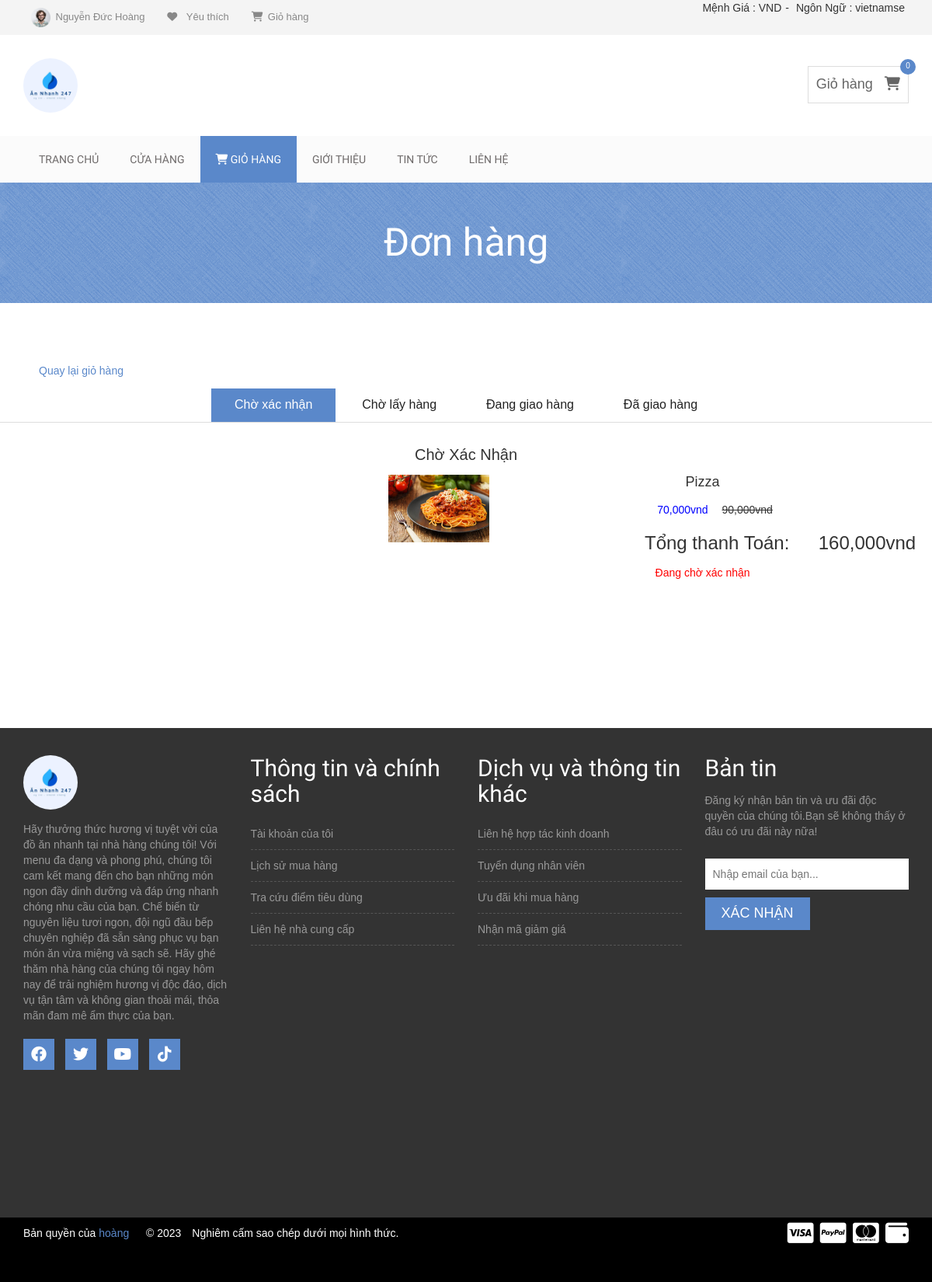
The app's page /client/index.php?controller=donhang&id=2 (signed in), older data.
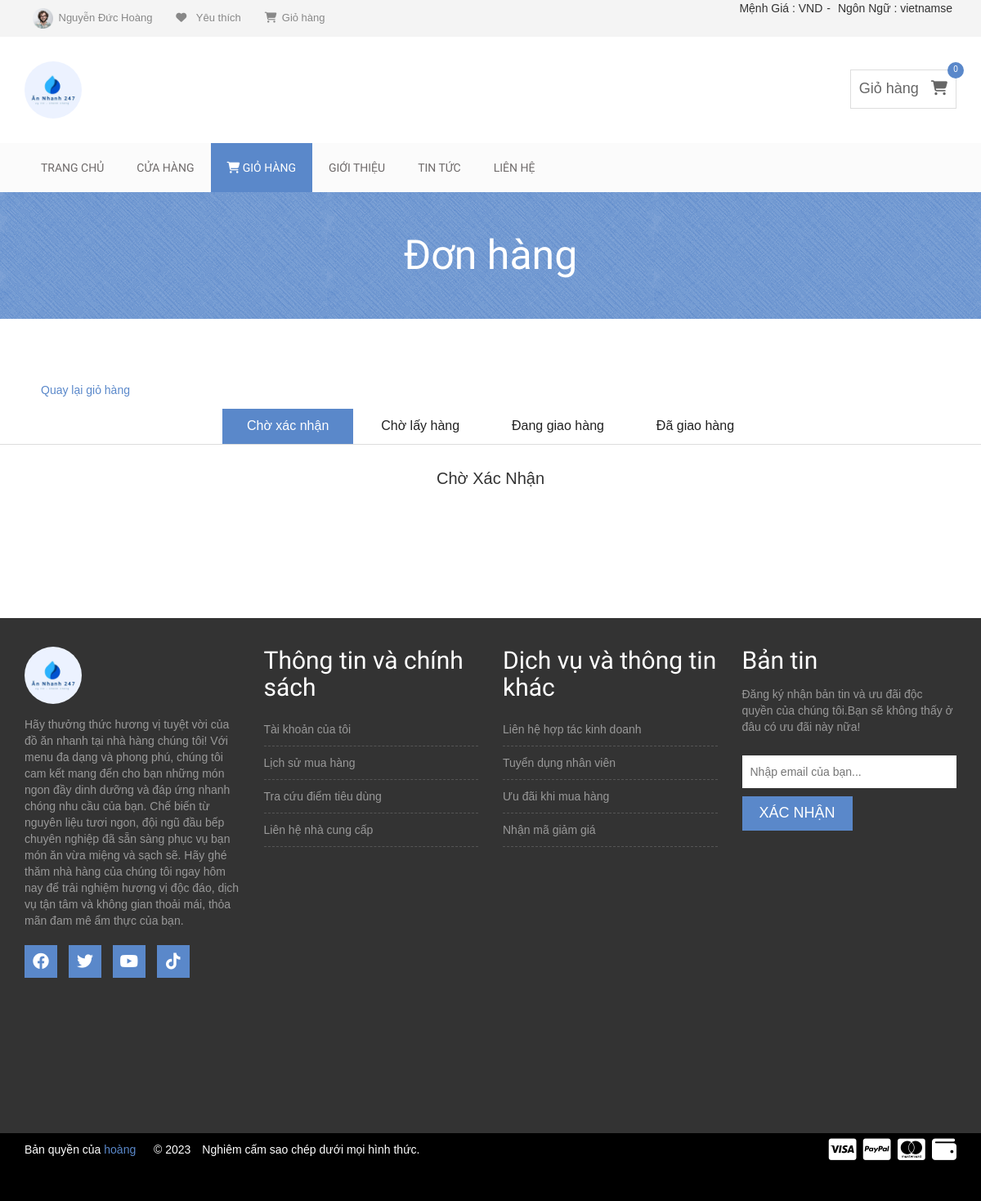
The same page, newer data.
### tables this page shows
CREATE TABLE `donhang` (
  `id` int(11) NOT NULL,
  `khachhang_id` int(11) DEFAULT NULL,
  `chitietdonhang_id` int(11) NOT NULL,
  `hovaten` varchar(50) NOT NULL,
  `sodienthoai` varchar(11) DEFAULT NULL,
  `email` varchar(50) NOT NULL,
  `tinh_thanh` varchar(50) NOT NULL,
  `diachichitiet` varchar(500) NOT NULL,
  `tongtien` decimal(15,2) DEFAULT NULL,
  `trangthai` int(1) DEFAULT NULL
);

CREATE TABLE `sanpham` (
  `id` int(11) NOT NULL,
  `nhacungcap_id` int(11) DEFAULT NULL,
  `danhmuc_id` int(11) DEFAULT NULL,
  `tensanpham` varchar(50) DEFAULT NULL,
  `anhsanpham` varchar(50) DEFAULT NULL,
  `giamoi` decimal(15,2) DEFAULT NULL,
  `giacu` decimal(15,2) DEFAULT NULL,
  `soluong` int(11) DEFAULT NULL,
  `mota` varchar(500) DEFAULT NULL,
  `ngaythemsanpham` timestamp NOT NULL DEFAULT current_timestamp()
);

### client/controller/C_donhang.php (called while the page is built)
<?php
$id=$_GET['id'];
$donhang = $db->get('donhang',array('khachhang_id'=>$id));
$sanpham = $db->get('sanpham',array());
require './view/V_donhang.php';

### client/index.php (called while the page is built, shortened)
<?php
include 'model/m_database.php';
$db = new database();
if (isset($_GET['controller'])) {
    $controller = $_GET['controller'];
} else {
    $controller = 'trangchu';
}
 include 'controller/C_' . $controller . '.php';

### client/model/m_database.php (called while the page is built, shortened)
<?php
class database
{
    protected $conn = null;
    protected $host = 'localhost';
    protected $user = 'root';
    protected $pass = '';
    protected $dbname = 'do_an_nhanh';
    public function __construct()
    {
        $this->conn = new mysqli($this->host, $this->user, $this->pass, $this->dbname);
    }
    public function get($table, $condittion = array())
    {
        $sql = "SELECT * FROM $table";
        if (!empty($condittion)) {
            $sql .= " WHERE";
            foreach ($condittion as $key => $value) {
                $sql .= " $key = '$value' AND";
            }
            $sql = trim($sql, "AND");
        }
        $query = mysqli_query($this->conn, $sql);
        $ketqua = array();
        if ($query) {
            while ($row = mysqli_fetch_assoc($query)) {
                $ketqua[] = $row;
            }
        }
        return $ketqua;
    }
}

### client/view/V_donhang.php (the view, shortened to what the rows shown need)
<!DOCTYPE html>
<html lang="vi">
<head>
    <link rel="stylesheet" href="css/bootstrap.min.css">
    <link rel="stylesheet" href="css/font-awesome.min.css">
    <link rel="stylesheet" href="https://cdnjs.cloudflare.com/ajax/libs/font-awesome/6.3.0/css/all.min.css">
    <link rel="stylesheet" href="css/owl.carousel.css">
    <link rel="stylesheet" href="css/style.css">
    <link rel="stylesheet" href="css/responsive.css">
</head>
<body>
    <div class="site-branding-area">
        <div class="container">
            <div class="row">
                <div class="col-sm-6">
                    <div class="logo">
                        <h1><a href="#"><img style="width: 70px; border-radius: 50%;" src="img/logo_annhanh.jpg"></a></h1>
                    </div>
                </div>
            </div>
        </div>
    </div>
    <div class="product-big-title-area">
        <div class="container">
            <div class="row">
                <div class="col-md-12">
                    <div class="product-bit-title text-center">
                        <h2>Đơn hàng</h2>
                    </div>
                </div>
            </div>
        </div>
    </div>
    <div class="single-product-area">
        <div role="tabpanel">
            <div class="tab-content">
                <div role="tabpanel" class="tab-pane fade in active" id="home" style="text-align: center;">
                    <h2>Chờ Xác Nhận</h2>
                    <div style="margin-left: 500px;">
                        <?php
                        foreach ($donhang as $key => $value) { ?>
                            <div class="single-shop-product" style="display: flex;">
                                <div class="product-upper">
                                    <img style="width: 130px;" src="img/mi_y_sotcachua.jpeg" alt="anh">
                                </div>
                                <div style="">
                                    <h4><?php echo $sanpham[0]['tensanpham'] ?></h4>
                                    &emsp; &emsp;<ins style="text-decoration: none; color: blue;"><?php echo number_format($sanpham[0]['giamoi']) ?>vnd</ins> &emsp;<del><?php echo number_format($sanpham[0]['giacu']) ?>vnd</del><br><br>
                                    <h3 style="margin-left: 200px;">Tổng thanh Toán: &emsp; <?php echo number_format($donhang[0]['tongtien']) ?>vnd</h3>
                                    <p style="color: red;">Đang chờ xác nhận</p>
                                </div>
                            </div>
                        <?php } ?>
                    </div>
                </div>
            </div>
        </div>
    </div>
    <div class="footer-top-area">
        <div class="container">
            <div class="row">
                <div class="col-md-3 col-sm-6">
                    <div class="footer-about-us">
                        <h2><img style="width: 70px; border-radius: 50%;" src="img/logo_annhanh.jpg"></h2>
                    </div>
                </div>
                <div class="col-md-3 col-sm-6">
                    <div class="footer-menu">
                        <h2 class="footer-wid-title">Thông tin và chính
                            sách
                        </h2>
                    </div>
                </div>
                <div class="col-md-3 col-sm-6">
                    <div class="footer-menu">
                        <h2 class="footer-wid-title">Dịch vụ và thông
                            tin
                            khác</h2>
                    </div>
                </div>
                <div class="col-md-3 col-sm-6">
                    <div class="footer-newsletter">
                        <h2 class="footer-wid-title">Bản tin</h2>
                        <br>
                    </div>
                </div>
            </div>
        </div>
    </div>
</body>
</html>

Row changes from the older to the newer data that the page shows:
removed donhang: tongtien "160,000"
no longer on this page (row unchanged): sanpham: tensanpham "Pizza", giamoi "70,000", giacu "90,000"
